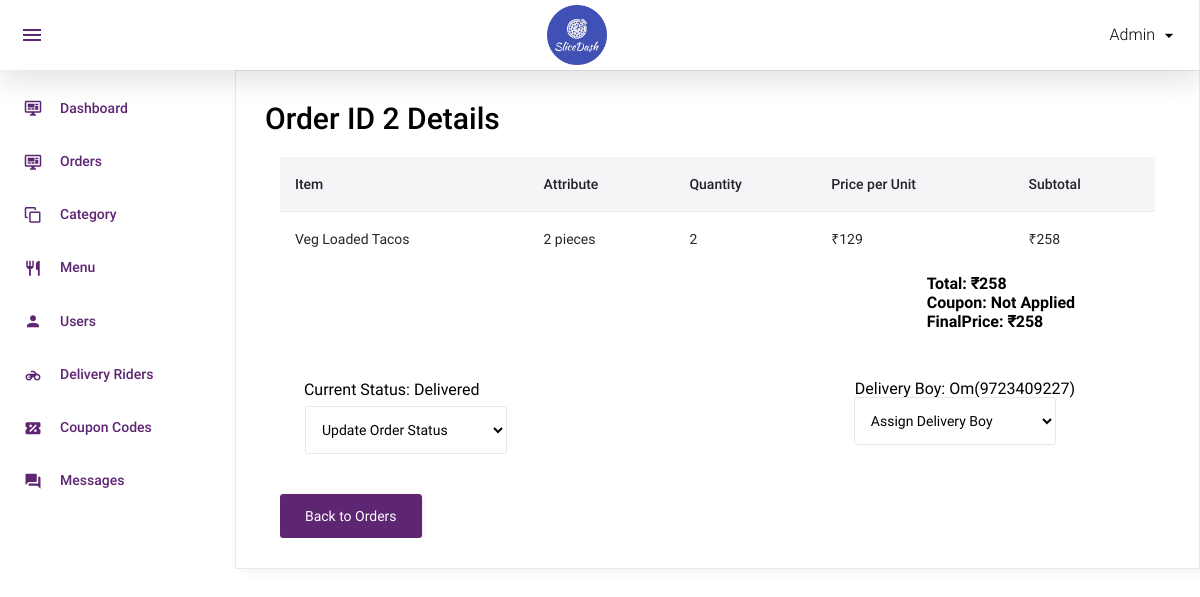
The page /admin/order_details.php?id=2 (signed in) on the database its author committed.
### tables this page shows
CREATE TABLE `order_detail` (
  `id` int(11) NOT NULL,
  `order_id` int(11) NOT NULL,
  `dish_details_id` int(11) NOT NULL,
  `price` float NOT NULL,
  `qty` int(11) NOT NULL
);

CREATE TABLE `dish` (
  `id` int(11) NOT NULL,
  `category_id` int(11) NOT NULL,
  `dish` varchar(100) NOT NULL,
  `dish_detail` text NOT NULL,
  `image` varchar(100) NOT NULL,
  `type` enum('veg','non-veg') NOT NULL,
  `status` int(11) NOT NULL,
  `added_on` datetime NOT NULL,
  `taste` varchar(10) NOT NULL
);

CREATE TABLE `dish_details` (
  `id` int(11) NOT NULL,
  `dish_id` int(11) NOT NULL,
  `attribute` varchar(100) NOT NULL,
  `price` int(11) NOT NULL,
  `status` int(11) NOT NULL,
  `added_on` datetime NOT NULL
);

CREATE TABLE `order_master` (
  `id` int(11) NOT NULL,
  `user_id` int(11) NOT NULL,
  `name` varchar(50) NOT NULL,
  `email` varchar(50) NOT NULL,
  `mobile` varchar(50) NOT NULL,
  `address` text NOT NULL,
  `total_price` float NOT NULL,
  `coupon_code` varchar(20) NOT NULL,
  `final_price` float NOT NULL,
  `zipcode` varchar(10) NOT NULL,
  `delivery_boy_id` int(11) DEFAULT NULL,
  `payment_status` varchar(20) NOT NULL,
  `payment_type` varchar(20) NOT NULL,
  `payment_id` varchar(100) DEFAULT NULL,
  `order_status` int(11) NOT NULL,
  `delivered_on` datetime DEFAULT NULL,
  `added_on` datetime NOT NULL
);

CREATE TABLE `order_status` (
  `id` int(11) NOT NULL,
  `order_status` varchar(50) NOT NULL
);

CREATE TABLE `delivery_boy` (
  `id` int(11) NOT NULL,
  `name` varchar(50) NOT NULL,
  `mobile` varchar(50) NOT NULL,
  `password` varchar(50) NOT NULL,
  `status` int(11) NOT NULL,
  `added_on` datetime NOT NULL
);

### function.inc.php (called while the page is built, shortened)
<?php
function get_safe_value($str){
    global $con;
    $str=mysqli_real_escape_string($con,$str);
    return $str;
}
    ?>
    <?php
function getOrderDetails($oid){
	global $con;
	$sql="select order_detail.price,order_detail.qty,dish_details.attribute,dish.dish
	from order_detail,dish_details,dish
	WHERE
	order_detail.order_id=$oid AND
	order_detail.dish_details_id=dish_details.id AND
	dish_details.dish_id=dish.id";
	$data=array();
	$res=mysqli_query($con,$sql);
	while($row=mysqli_fetch_assoc($res)){
		$data[]=$row;
	}
	return $data;
}
function getDeliveryBoyNameById($id){
	global $con;
	$sql="select name,mobile from delivery_boy where id='$id'";
	$res=mysqli_query($con,$sql);
	if(mysqli_num_rows($res)>0){
	$row=mysqli_fetch_assoc($res);
	return $row['name'].'('.$row['mobile'].')';
	}else{
		return 'Not Assigned';
	}
}
?>

### admin/order_details.php (the view, shortened to what this page needs)
<?php
include('top.php');
if(isset($_GET['id']) && $_GET['id']>0){
	$id=get_safe_value($_GET['id']);
	$coupon_sql="select coupon_code,final_price from order_master where id='$id'";
    $coupon_res=mysqli_query($con,$coupon_sql);
    $coupon_row=mysqli_fetch_assoc($coupon_res);
	$sql="select order_master.*,order_status.order_status as order_status_str from order_master,order_status where order_master.order_status=order_status.id and order_master.id='$id' order by order_master.id desc";
	$res=mysqli_query($con,$sql);
	if(mysqli_num_rows($res)>0){
		$orderRow=mysqli_fetch_assoc($res);
	}else{
		redirect('index.php');
	}
}else{
	redirect('index.php');
}
?>
<div class="card">
            <div class="card-body">
              <h1 class="grid_title">Order ID <?php echo $id ?> Details</h1>
                <div class="col-12">
                  <div class="table-responsive">
                    <table id="order-listing" class="table">
                      <thead>
                        <tr>
                            <th>Item</th>
                            <th>Attribute</th>
                            <th>Quantity</th>
                            <th>Price per Unit</th>
                            <th>Subtotal</th>
                        </tr>
                      </thead>
                      <tbody>
                       <?php
                       $totalPrice=0;
                       $getOrderDetails=getOrderDetails($id);
                       foreach($getOrderDetails as $list){
                        $totalPrice = $totalPrice +$list['qty']*$list['price']
                        ?>
                        <tr>
                            <td><?php echo $list['dish']?></td>
							<td><?php echo $list['attribute']?></td>
                            <td><?php echo $list['qty']?></td>
							<td><?php echo '₹'.$list['price']?></td>
							<td><?php echo '₹'.$list['qty']*$list['price']?></td>
                        </tr>
                        <?php
                       }
                       ?>
                      </tbody>
                    </table>
                    <div style="float:right; margin-right: 80px;">
                        <p style="
                                margin-top:8px;
                                font-weight:bold;
                                font-size:16px">
                        Total: <?php echo '₹'.$totalPrice?><br/>
                        Coupon: <?php if($coupon_row['coupon_code']==''){
                          echo 'Not Applied';
                        }else{
                          echo $coupon_row['coupon_code'];
                        }?><br/>
                        FinalPrice: <?php echo '₹'.$coupon_row['final_price']?>
                        </p>
                    </div><br/><br/><br/><br/><br/><br>
                    <div style="margin-left:24px">Current Status: <?php echo $orderRow['order_status_str']?></div>
                    <div style="margin:8px; float:left">
                        <select class="form-control wSelect20" style="margin-left:18px; margin-bottom:10px" name="order_status" id="order_status" onchange="updateOrderStatus()">
                            <option val=''>Update Order Status</option>
                        </select>
                    </div>
                    <div style="margin-right:80px; margin-top:-20px;float:right">
                        <div style="margin-left: 18px;">Delivery Boy: <?php echo getDeliveryBoyNameById($orderRow['delivery_boy_id']) ?></div>
                        <select class="form-control wSelect20" style="margin-left:18px; margin-bottom:10px" name="delivery_boy" id="delivery_boy" onchange="updateDeliveryBoy()">
                            <option val=''>Assign Delivery Boy</option>
                        </select>
                    </div>
                    <br>
                    <br>
                    <br>
                    <br>
                    <br>
                    <div style="float:center">
                            <a href="order" class="btn btn-primary">Back to Orders</a>
                    </div>

### rows shown on the page
order_detail: dish.dish "Veg Loaded Tacos", dish_details.attribute "2 pieces", qty "2", price "129", $list['qty']*$list['price'] "258"
order_master: final_price "258", order_status.order_status "Delivered", delivery_boy.mobile "Om(9723409227)"

### other values the page prints
$id "2"
$totalPrice "258"
